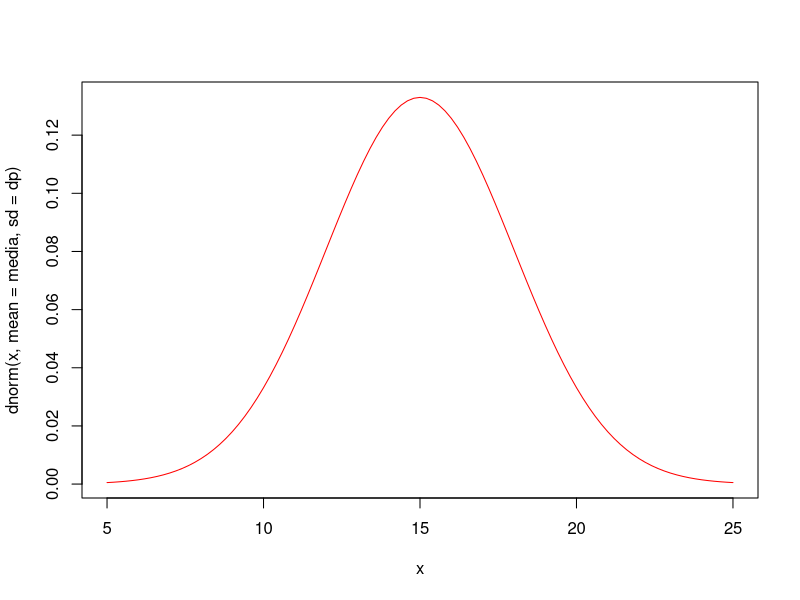
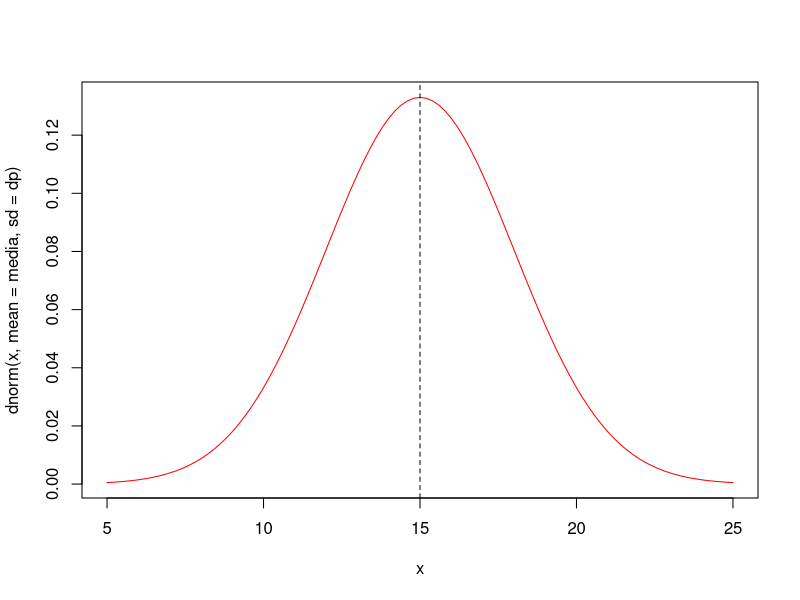
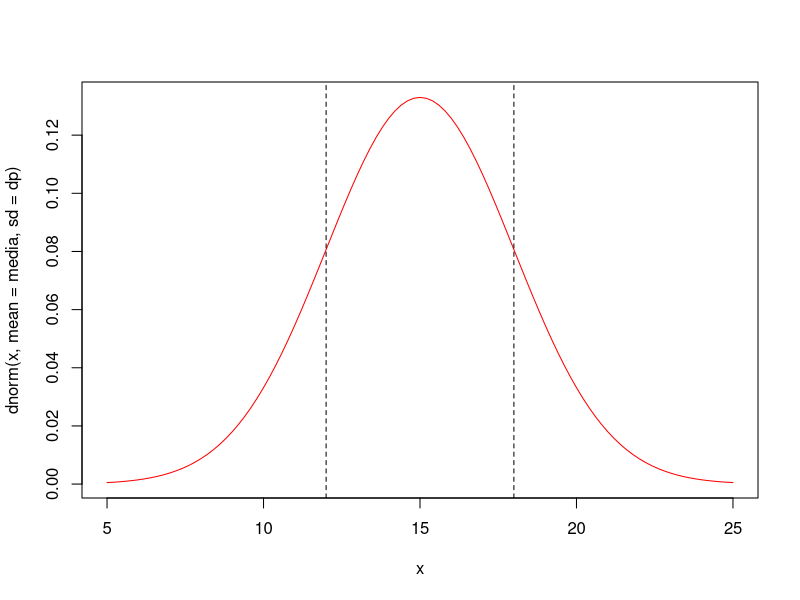
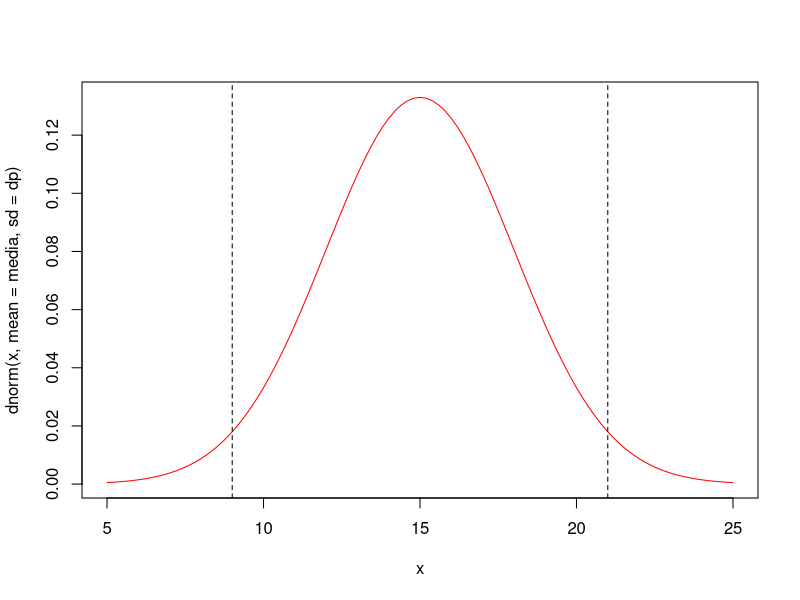
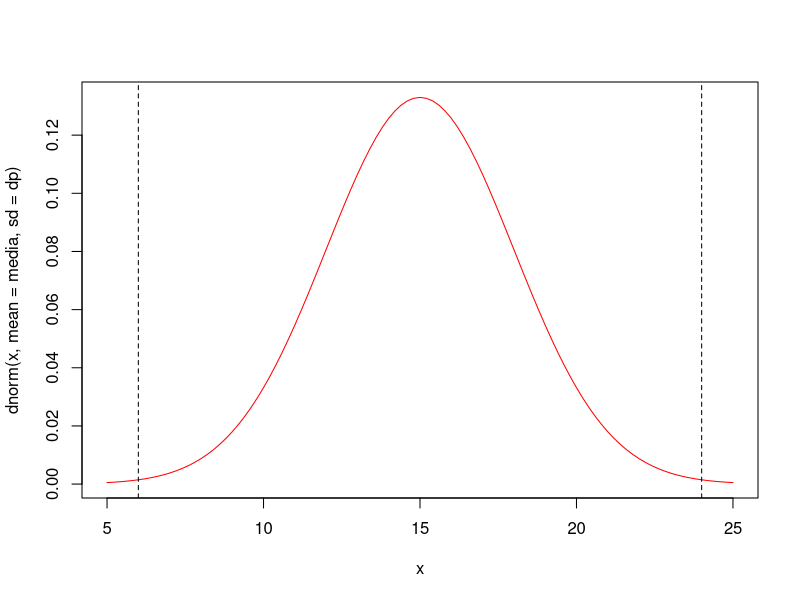

These figures' R source, in order: (Note: this script raises an error after producing the figures.)
## ---- chunk 1
# Definião dos parâmteros
media <- 15
dp <- 3

# Construção da curva
curve(dnorm(x,mean=media,sd=dp),5,25,col="red")
## ---- chunk 2
curve(dnorm(x,mean=media,sd=dp),5,25,col="red")
abline(v=media,lty=2)
## ---- chunk 3
pnorm(q=media, mean=media, sd=dp)
## ---- chunk 4
curve(dnorm(x,mean=media,sd=dp),5,25,col="red")
abline(v=media-dp,lty=2)
abline(v=media+dp,lty=2)
## ---- chunk 5
curve(dnorm(x,mean=media,sd=dp),5,25,col="red")
abline(v=media-2*dp,lty=2)
abline(v=media+2*dp,lty=2)
## ---- chunk 6
curve(dnorm(x,mean=media,sd=dp),5,25,col="red")
abline(v=media-3*dp,lty=2)
abline(v=media+3*dp,lty=2)
## ---- chunk 7
qnorm(0.65, media, dp)
## ---- chunk 8
pnorm(16.15596,media,dp)
## ---- chunk 9
knitr::include_graphics("img/normal_func.png")
## ---- chunk 10
curve(dnorm(x,50,7),xlim=c(20,180),lwd=2,col=2,
	ylab="Densidade",xlab="Classes",cex.lab=1.3,las=1)
curve(dnorm(x,100,7),lwd=2,col=4,ylab="Densidade",add=TRUE)
curve(dnorm(x,150,7),lwd=2,col=3,ylab="Densidade",add=TRUE)
abline(h=0,col="gray",lwd=1.6)
text(c(50,100,150)+15,.02,expression(sigma==7),cex=1.6)
text(c(50,100,150),.0029,cex=1.3,
	expression(paste(mu[1]," = ",sep="",50),
		paste(mu[2]," = ",sep="",100),
		paste(mu[3]," = ",sep="",150))
)

## ---- chunk 11
curve(dnorm(x,50,7),xlim=c(20,80),lwd=2,col=2,ylim=c(0,0.06),
	ylab="Densidade",xlab="Classes",cex.lab=1.3,las=1)
curve(dnorm(x,50,11),lwd=2,col=1,ylab="Densidade",add=TRUE)
curve(dnorm(x,50,16),lwd=2,col=4,ylab="Densidade",add=TRUE)
abline(h=0,col="gray",lwd=1.6)
lines(c(50,50),c(0,dnorm(50,50,7)),col=1,lwd=2)
text(55,.002,expression(mu==50),cex=1.6)
text(c(56,63,75)+2,c(.05,.025,0.01),cex=1.4,
	expression(paste(sigma[1]," = ",7),
	paste(sigma[2]," = ",11),
	paste(sigma[3]," = ",16))
)
## ---- chunk 12
curve(dnorm(x),-4,4,col="blue",xlab="Z")
abline(v=0,lty=2)
## ---- chunk 13
curve(dnorm(x),-4,4,col="blue")
abline(v=-2,lty=2)
abline(v=2,lty=2)
## ---- chunk 14
qnorm(0.975)
## ---- chunk 15
pnorm(1.96)
## ---- chunk 16
#a
x1<-20
curve(dnorm(x,13,sqrt(16)),0,26,
	ylab="Densidade",col=4,
	lwd=3,main="X ~ N(13,16)")
polygon(c(seq(-5,x1,0.01),x1),c(dnorm(seq(-5,x1,0.01),13,4),0), 
	col = "red", border = "blue",density=10)
lines(c(x1,x1),c(0,dnorm(x1,13,4)),
	col=2,lty=1)
abline(h=0,col="gray")
text(.6*x1,dnorm(.5*x1,13,4)*.5,
	paste(sep="","P(X<", x1,") = ",round(pnorm(x1,13,4),4)),cex=1.2)

#b
x1<-10
curve(dnorm(x,13,sqrt(16)),0,26,
	ylab="Densidade",col=4,
	lwd=3,main="X ~ N(13,16)")
polygon(c(seq(x1,38,0.01),38),c(0,dnorm(seq(x1,38,0.01),13,4)), 
	col = "red", border = "blue",density=10)
lines(c(x1,x1),c(0,dnorm(x1,13,4)),
	col=2,lty=1)
abline(h=0,col="gray")
text(1.6*x1,dnorm(.5*x1,13,4)*.5,
	paste(sep="","P(X>", x1,") = ",round(1-pnorm(x1,13,4),4)),cex=1.2)


#c
x1<-10
x2<-20
curve(dnorm(x,13,sqrt(16)),0,26,
	ylab="Densidade",col=4,
	lwd=3,main="X ~ N(13,16)")
polygon(c(x1,seq(x1,x2,0.01),x2),c(0,dnorm(seq(x1,x2,0.01),13,4),0), 
	col = "red", border = "blue",density=10)
lines(c(x1,x1),c(0,dnorm(x1,13,4)),
	col=2,lty=1)
lines(c(x2,x2),c(0,dnorm(x2,13,4)),
	col=2,lty=1)
abline(h=0,col="gray")
text(15,.02,
	paste(sep="","P(",x1,"< x <",x2,") = ",round(pnorm(x2,13,4)-pnorm(x1,13,4),4)),cex=1.2)

#d
x1<-7
x2<-19
curve(dnorm(x,13,sqrt(16)),0,26,
	ylab="Densidade",col=4,
	lwd=3,main="X ~ N(13,16)")
polygon(c(seq(-5,x1,0.01),x1),c(dnorm(seq(-5,x1,0.01),13,4),0), 
	col = "red", border = "blue",density=10)
polygon(c(x2,seq(x2,26,0.01),26),c(0,dnorm(seq(x2,26,0.01),13,4),0), 
	col = "red", border = "blue",density=10)
lines(c(x1,x1),c(0,dnorm(x1,13,4)),
	col=2,lty=1)
lines(c(x2,x2),c(0,dnorm(x2,13,4)),
	col=2,lty=1)
text(13,.02,
	paste(sep="","1-P(",x1,"< x <",x2,") = ",round(1-(pnorm(x2,13,4)-pnorm(x1,13,4)),4)),cex=1.2)
text(13,.013,
	paste(sep="","P(X<",x1," | X>",x2,") = ",round(pnorm(x1,13,4)+(1-pnorm(x2,13,4)),4))
	,cex=1.2)

#e
x1<-14
x2<-16
curve(dnorm(x,13,sqrt(16)),0,26,
	ylab="Densidade",col=4,
	lwd=3,main="X ~ N(13,16)")
polygon(c(x1,seq(x1,x2,0.01),x2),c(0,dnorm(seq(x1,x2,0.01),13,4),0), 
	col = "red", border = "blue",density=10)
lines(c(x1,x1),c(0,dnorm(x1,13,4)),
	col=2,lty=1)
lines(c(x2,x2),c(0,dnorm(x2,13,4)),
	col=2,lty=1)
abline(h=0,col="gray")
text(15,.02,
	paste(sep="","P(",x1,"< x <",x2,") = ",round(pnorm(x2,13,4)-pnorm(x1,13,4),4)),cex=1.2)


